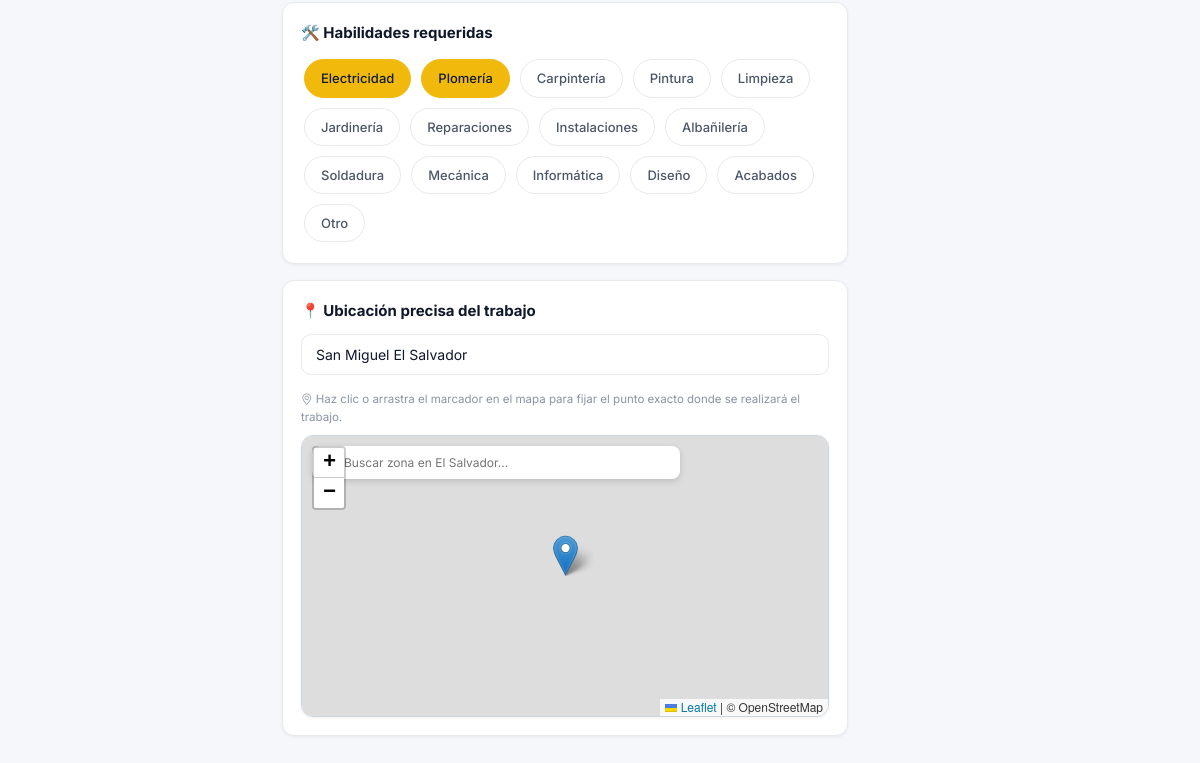
The app's page /contratista/trabajo/1/editar/ (signed in, lower part), older data.
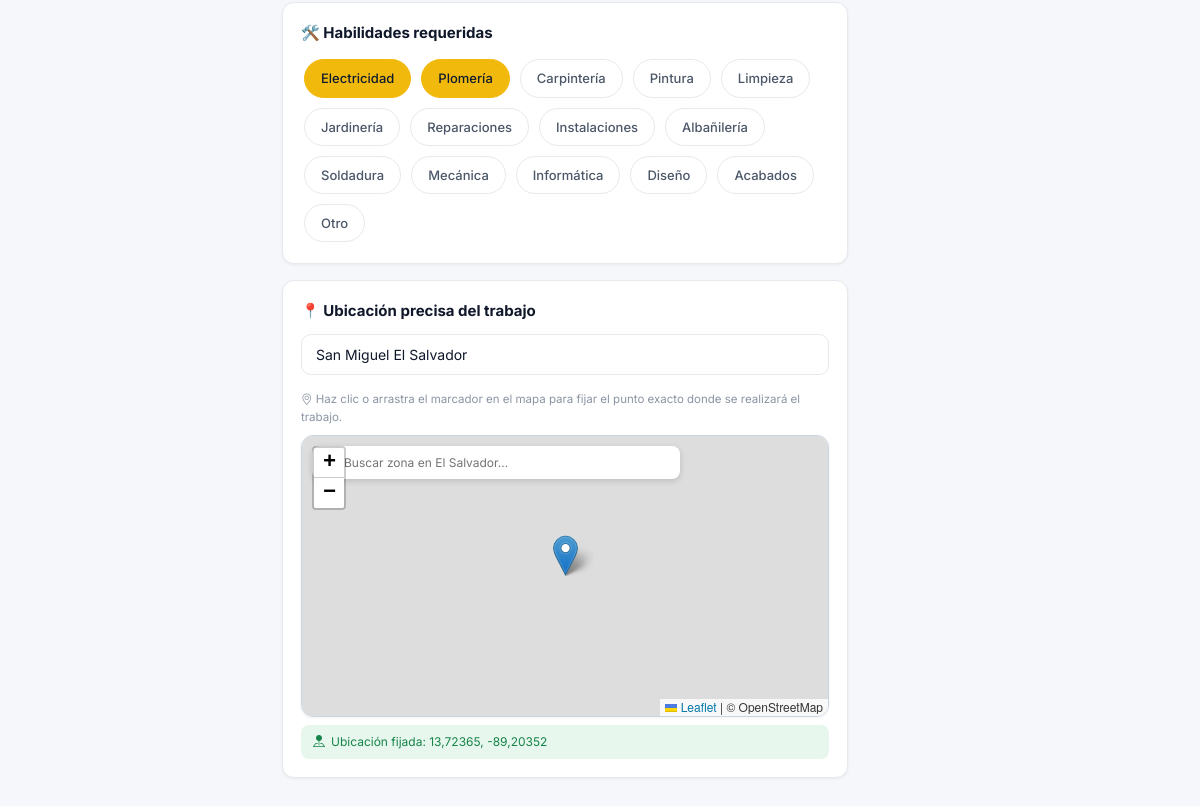
The same page, newer data.
### core/models.py (models this page shows, shortened)
class Trabajo(models.Model):
    ESTADO_VACANTE = [
        ('disponible', 'Disponible'),
        ('en_proceso', 'En proceso'),
        ('ocupada', 'Ocupada'),
    ]
    contratista   = models.ForeignKey(User, on_delete=models.CASCADE, related_name='trabajos_publicados')
    titulo        = models.CharField(max_length=200)
    categoria     = models.CharField(max_length=50, choices=CATEGORY_CHOICES)
    descripcion   = models.TextField()
    requisitos    = models.TextField(blank=True)
    beneficios    = models.TextField(blank=True)
    ubicacion     = models.CharField(max_length=200)
    lat           = models.FloatField(null=True, blank=True)
    lng           = models.FloatField(null=True, blank=True)
    presupuesto   = models.DecimalField(max_digits=10, decimal_places=2)
    es_urgente    = models.BooleanField(default=False)
    estado_vacante= models.CharField(max_length=20, choices=ESTADO_VACANTE, default='disponible')
    activo        = models.BooleanField(default=True)
    creado        = models.DateTimeField(auto_now_add=True)
    actualizado   = models.DateTimeField(auto_now=True)
    habilidades_req = models.JSONField(default=list, blank=True)
    vistas        = models.PositiveIntegerField(default=0)
    modalidad     = models.CharField(max_length=20, choices=[
        ('presencial','Presencial'), ('remoto','Remoto'), ('hibrido','Híbrido')
    ], default='presencial')
    duracion      = models.CharField(max_length=100, blank=True,
                                     help_text='Ej: 3 días, 1 semana')
    verificacion_requerida = models.BooleanField(default=False)
    fecha_inicio  = models.DateField(null=True, blank=True)
    fecha_limite  = models.DateField(null=True, blank=True)
    nivel_experiencia = models.CharField(max_length=30, choices=[
        ('sin_experiencia', 'Sin experiencia previa'),
        ('intermedio', 'Intermedio (1-3 años)'),
        ('experto', 'Experto (+3 años)')
    ], default='intermedio')
    herramientas  = models.CharField(max_length=30, choices=[
        ('empleador', 'Proporcionadas por el empleador'),
        ('trabajador', 'El trabajador debe traer sus herramientas'),
        ('ambos', 'Mixto')
    ], default='empleador')
    horario       = models.CharField(max_length=100, blank=True, help_text='Ej: 8:00 AM - 5:00 PM')
    vacantes_disponibles = models.PositiveIntegerField(default=1)
    transporte_propio = models.BooleanField(default=False)
    contacto_emergencia_sitio = models.CharField(max_length=150, blank=True)
    comision_plataforma = models.DecimalField(max_digits=8, decimal_places=2, default=0.00)
    tarifa_urgencia     = models.DecimalField(max_digits=8, decimal_places=2, default=0.00)
    total_a_pagar       = models.DecimalField(max_digits=10, decimal_places=2, default=0.00)
    pagado        = models.BooleanField(default=False)
    fecha_pago    = models.DateTimeField(null=True, blank=True)
    metodo_pago_id= models.CharField(max_length=100, blank=True, help_text='ID de transacción / comprobante de tarjeta')
    fecha_pago    = models.DateTimeField(null=True, blank=True)
    class Meta:
        ordering = ['-creado']

### core/views.py (the view)
# urls.py: path('contratista/trabajo/<int:pk>/editar/', views.editar_trabajo, name='editar_trabajo'),
@login_required
def editar_trabajo(request, pk):
    trabajo = get_object_or_404(Trabajo, pk=pk, contratista=request.user)
    if request.method == 'POST':
        form = TrabajoForm(request.POST, instance=trabajo)
        if form.is_valid():
            t = form.save(commit=False)
            t.habilidades_req = request.POST.getlist('habilidades_req')
            lat = request.POST.get('lat', ''); lng = request.POST.get('lng', '')
            if lat and lng:
                try:
                    t.lat = float(lat); t.lng = float(lng)
                except ValueError:
                    pass
            t.calcular_tarifas()
            t.save()
            messages.success(request, '✅ Vacante actualizada.')
            return redirect('panel_contratista')
    else:
        form = TrabajoForm(instance=trabajo)
    ctx = ctx_base(request)
    ctx.update({'form': form, 'skills': SKILL_CHOICES, 'titulo_pagina': 'Editar trabajo',
                'btn_label': 'Guardar cambios', 'active': 'publicar'})
    return render(request, 'core/publicar_trabajo.html', ctx)

### core/context_processors.py (called while the page is built)
def global_settings(request):
    return {
        'GOOGLE_MAPS_KEY': getattr(settings, 'GOOGLE_MAPS_API_KEY', ''),
    }

### core/views.py (called while the page is built)
def ctx_base(request):
    ctx = {'GOOGLE_MAPS_KEY': settings.GOOGLE_MAPS_API_KEY}
    if request.user.is_authenticated:
        ctx['notif_count'] = Notificacion.objects.filter(usuario=request.user, leida=False).count()
        if request.user.profile.rol == 'trabajador':
            ctx['urgentes_count'] = Trabajo.objects.filter(activo=True, es_urgente=True).count()
            ctx['solicitudes_pend_count'] = Solicitud.objects.filter(
                trabajador=request.user, estado__in=['pendiente', 'en_revision']).count()
    return ctx

### core/templates/core/publicar_trabajo.html (shortened to what this page needs)
{% extends 'core/base.html' %}
{% block body %}
{% include 'core/_sidebar_contratista.html' %}
<form method="post" id="jobForm">
  <div class="layout-2col-rev">
    <div>
      <div class="card mb-16"><div class="card-body">
        <h3 class="t-h3 mb-12">🛠️ Habilidades requeridas</h3>
        <div style="display:flex;flex-wrap:wrap;gap:4px;">
          {% for val, label in skills %}
          <label class="skill-chip-label yellow">
            <input type="checkbox" name="habilidades_req" value="{{ val }}">{{ label }}
          </label>
          {% endfor %}
        </div>
      </div></div>
      <div class="card"><div class="card-body">
        <h3 class="t-h3 mb-12">📍 Ubicación precisa del trabajo</h3>
        <div class="form-group">{{ form.ubicacion }}</div>
        <p class="t-xs t-muted mb-8">
          <i class="bi bi-geo-alt"></i> Haz clic o arrastra el marcador en el mapa para fijar el punto exacto donde se realizará el trabajo.
        </p>
        <div class="map-wrap" style="position:relative;border-radius:12px;overflow:hidden;border:1px solid #cbd5e1;">
          <div class="map-search-overlay" style="position:absolute;top:10px;left:10px;z-index:1000;background:#fff;border-radius:8px;padding:4px 10px;box-shadow:0 2px 6px rgba(0,0,0,0.15);display:flex;align-items:center;gap:6px;width:70%;">
            <input type="text" id="pickerSearch" placeholder="Buscar zona en El Salvador…" style="border:none;outline:none;width:100%;font-size:12px;">
          </div>
          <div id="mapPicker" class="gmap" style="height:280px;width:100%;"></div>
        </div>
        <div id="coordsDisplay" style="display:{% if form.instance.lat %}flex{% else %}none{% endif %};background:var(--green-light);border-radius:8px;padding:8px 12px;margin-top:8px;font-size:12px;color:var(--green-dark);align-items:center;gap:6px;">
          <i class="bi bi-pin-map-fill"></i> <span id="coordsText">{% if form.instance.lat %}Ubicación fijada: {{ form.instance.lat|floatformat:5 }}, {{ form.instance.lng|floatformat:5 }}{% endif %}</span>
        </div>
      </div></div>
    </div>
  </div>
</form>
{% include 'core/_sidebar_close.html' %}
{% endblock %}

Row changes from the older to the newer data that the page shows:
changed Trabajo "San Miguel El Salvador": lat empty → 13.7237 (drawn); instance.lat (not shown) → "13,72365"; instance.lng (not shown) → "-89,20352"
Text that changed along with them:
text now shown: "Ubicación fijada: ,"
